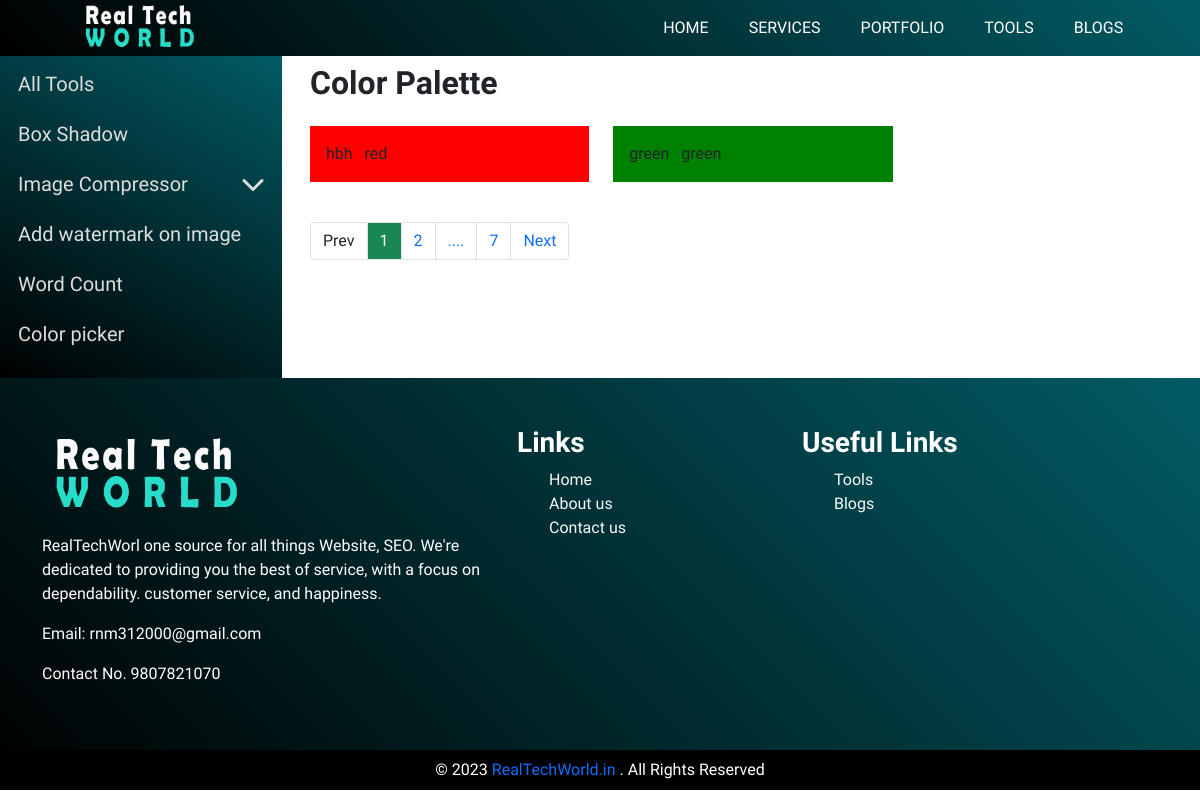
The app's page /color-picker/ with its own data.
### apps/models.py (models this page shows, shortened)
class Color(models.Model):
    color_name = models.CharField(max_length=50,null=True, blank=True)
    color = models.CharField(max_length=20)

### apps/views.py (the view)
# urls.py: path("color-picker/",views.ColorPicker),
def ColorPicker(request):
    colors = Color.objects.all()
    paginator = Paginator(colors, 2)  # Show 2 objects per page
    page = request.GET.get('page')
    objects = paginator.get_page(page)
    context = {
        'objects':objects,
    }
    return render(request, "apps/color-picker.html",context)

### blogs/context_processors.py (called while the page is built)
def BlogCategory(request):
    blog_category = Category.objects.all()
    side_bar_title = BlogPost.objects.all().order_by('-views')[:10]
    month_date = []
    for i in side_bar_title:
        d = i.on_date.strftime("%B-%Y")
        month_date.append(d)
    context = {
        'blog_category':blog_category,
        'month_date':month_date,
        'side_bar_title':side_bar_title,
    }
    return(context)

def SiteName(request):
    site_name = "Real Tech World"
    context = {
        'site_name':site_name
    }
    return(context)

### apps/templates/apps/color-picker.html (shortened to what this page needs)
{% extends 'base.html' %}
{% block header %}
    {% include "header.html" %}
{% endblock header %}
{% load static %}
{% block content %}
    <section>
        <div class="row">
            <div class="col-md-3">
                {% include 'apps/left-sidebar.html' %}
            </div>
            <div class="col-md-9 py-2 tool-content">
                <div class="px-1">
                    <div class="d-flex justify-content-between mb-3">
                        <h2>Color Palette</h2>
                        <p><span class="copyText"></span></p>
                    </div>
                    <div class="my-2 mt-1">
                       <div class="row gy-2">
                            {% for data in objects %}
                            <div class="col-md-6 col-lg-4">
                                <p class="p-3" style="background-color:{{data.color}}">{{data.color_name}}
                                <span class="ms-2 user-select-all color-pallete" onclick="copyToClipboard('{{data.color}}')">{{data.color}}</span>
                                </p>
                            </div>
                            {% endfor %}
                       </div>
                       {% include 'pagination.html' %}
                    </div>
                </div>
            </div>
        </div>
    </section>
{% endblock content %}

### static/css/style.css (style rules this page uses)
* { padding: 0; margin: 0; box-sizing: border-box; font-family: "Work Sans", sans-serif; }
html { overflow-x: hidden; }
body { overflow-x: hidden; }
h1, h2, h3, h4, h5, h6 { font-weight: 700; }
span.copyText { margin-left: -110px; position: fixed; padding: 5px 30px 5px 30px; color: #fff; font-size: 19px; z-index: 999; top: 70px; }

### records on screen
Color: color_name "hbh", color "red"
Color: color_name "green", color "green"

### other values on screen
{{ page }} "1"
{{ page }} "2"
{{ objects.paginator.page_range|length }} "7"
